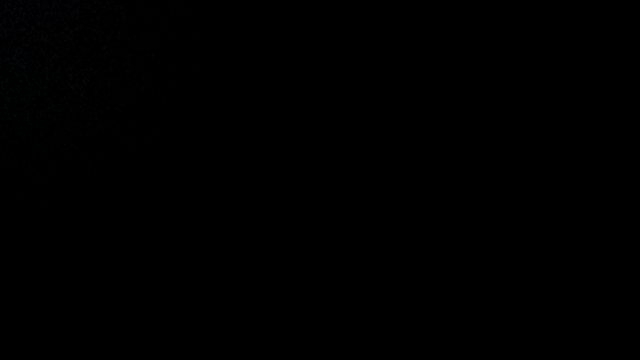
Frame 1 (no input)
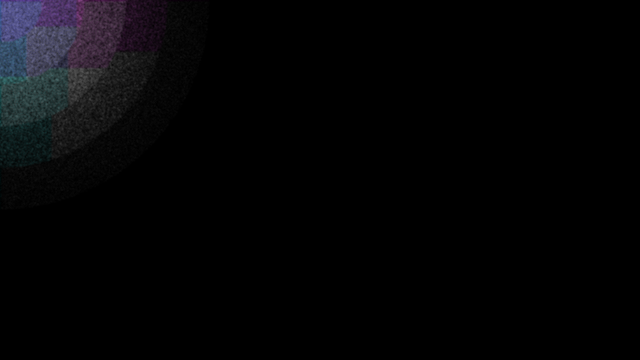
Frame 60 (the mouse pressed at the canvas centre just before this capture)
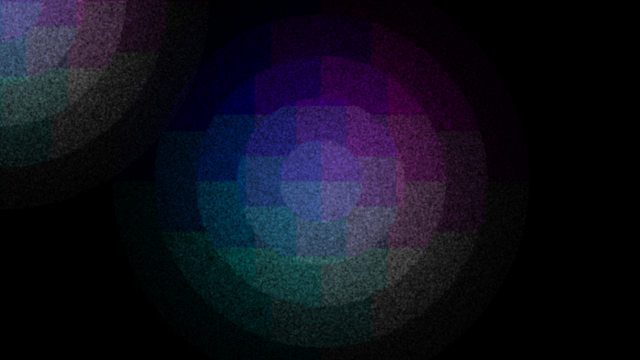
Frame 120 (the mouse held since frame 60 and released just before this capture)

The Processing sketch that drew these frames (run headless with seeded random() and noise(); from frame 60 on, the mouse is pressed at the canvas centre):

// Processing sketch: processing_185573
// ── processing_185573.pde

import java.util.Random;
Random generator;
Random generator2;

void setup(){
  size(640,360);
  generator = new Random();
  generator2 = new Random();
  background(0);
}

void draw() {
  noStroke();
  for(int i = 0; i < 10000; i++){
  float num = (float) generator.nextGaussian();
  float num2 = (float) generator2.nextGaussian();
  float sdx = 100;
  float meanX = mouseX;
  float meanY = mouseY;
  float sdy = 100;
  float x = sdx * num + meanX;
  float y = sdy * num2 + meanY;
  float alph = map(dist(meanX,meanY,x,y),0,250,6,0);
  fill(map(num,-1,1,0,255),map(num2,-1,1,0,255),255,alph);
  rect(x,y,2,2);
  }
}

void mousePressed(){
}
